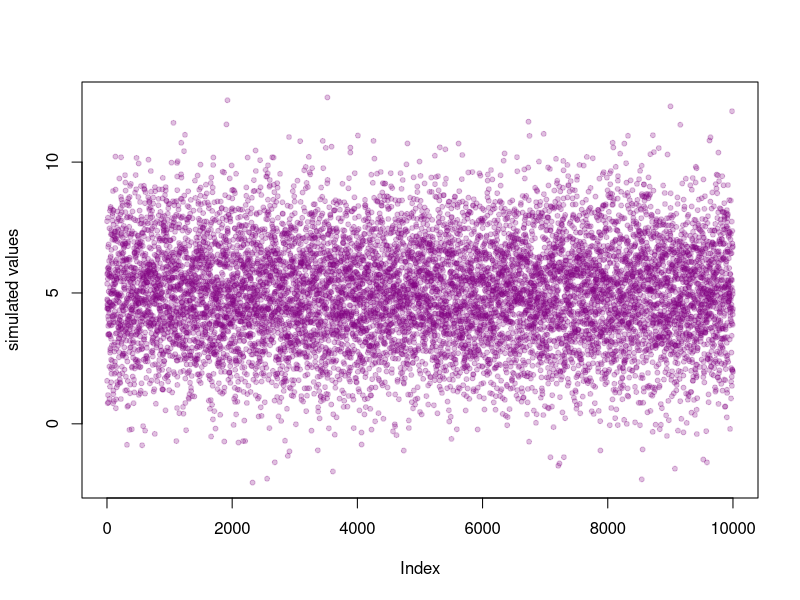
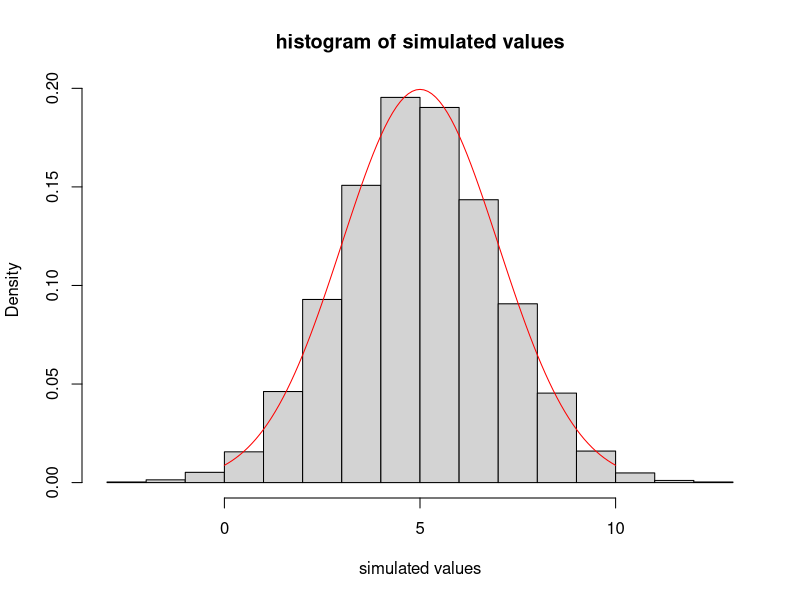
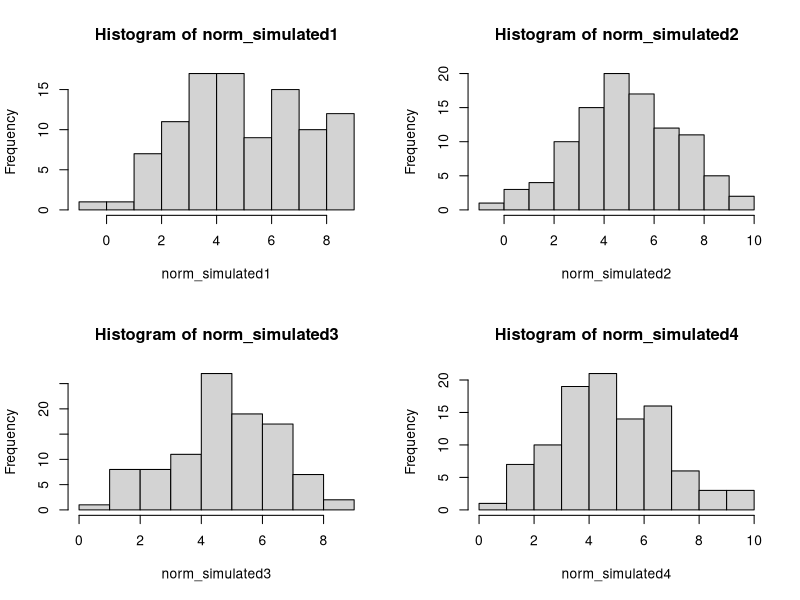
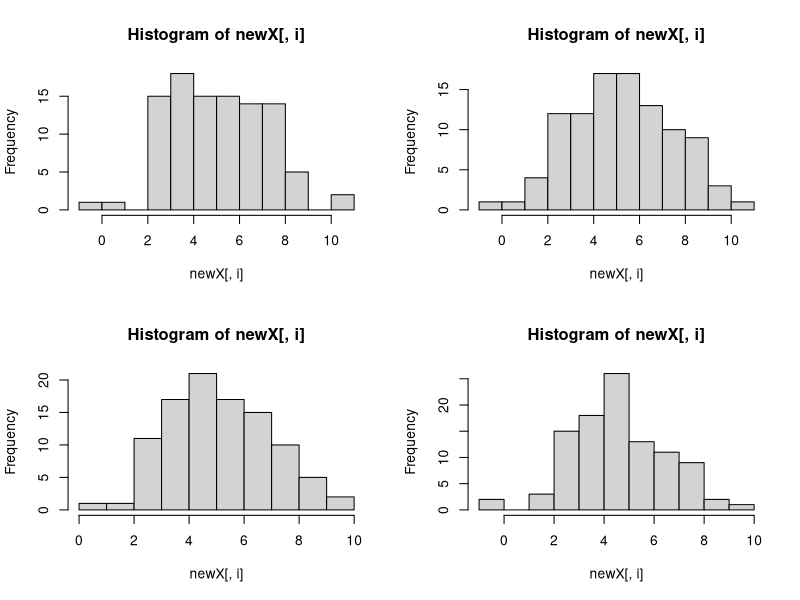
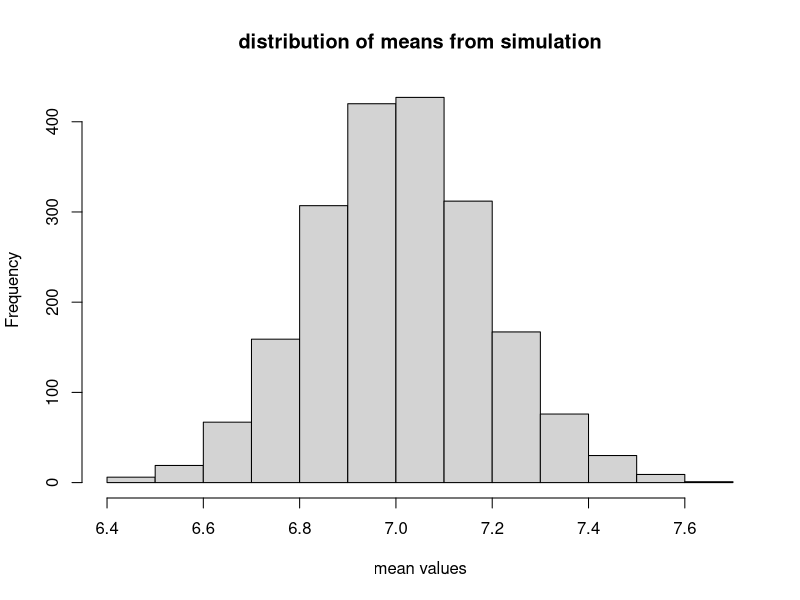
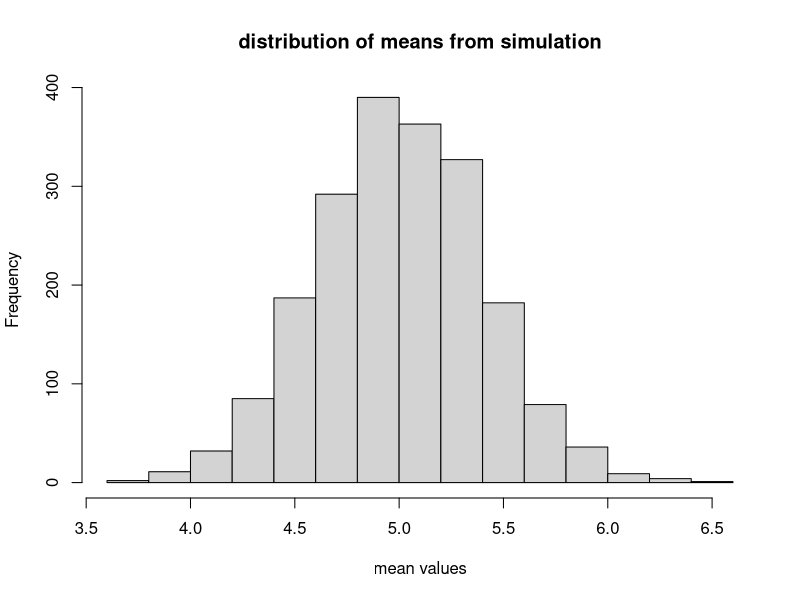
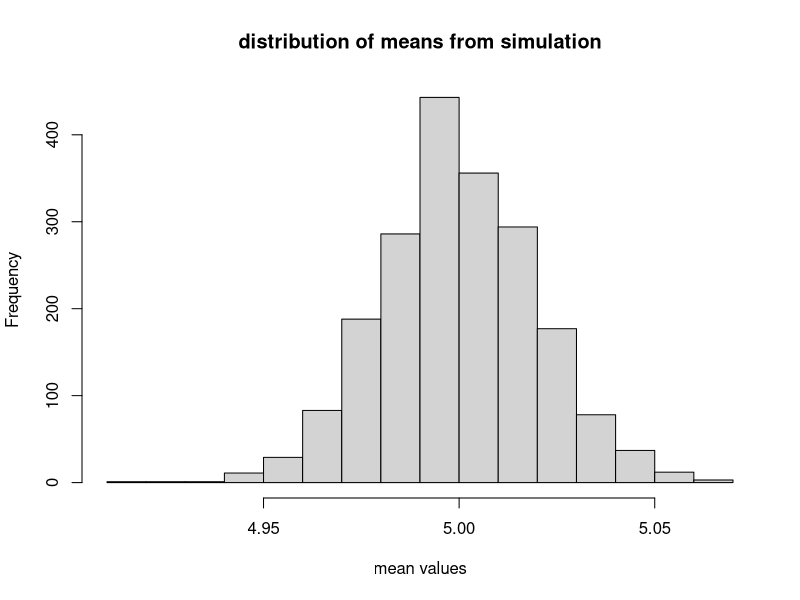
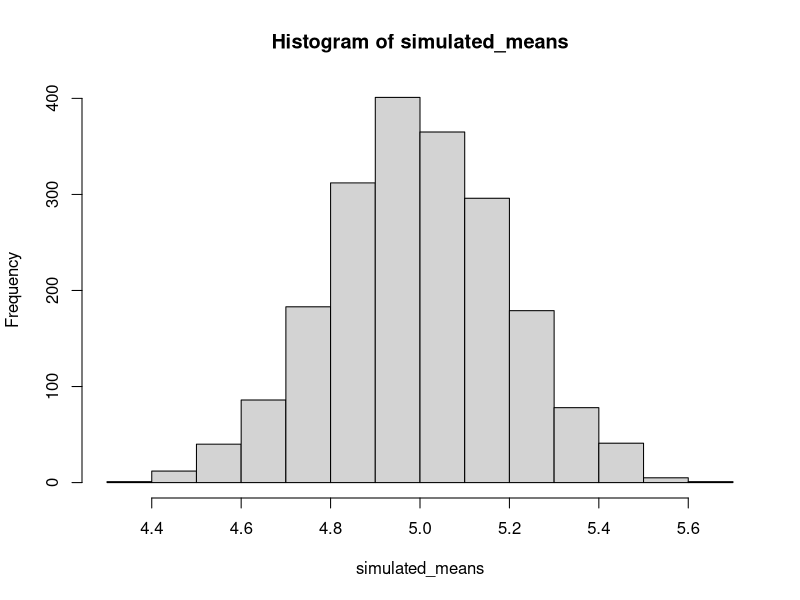

Source code (R) for these figures, in order:
## ---- chunk 1
knitr::opts_chunk$set(echo = TRUE)
## ---- chunk 2
norm_simulated <- rnorm(n = 10000, mean  = 5, sd = 2)

par(mfrow=c(1,1))

plot(norm_simulated, 
     pch = 20, col = rgb(0.5,0,0.5,0.25),
     ylab = "simulated values")

hist(norm_simulated, 
     freq = F,
     xlab = "simulated values",
     main = "histogram of simulated values")

curve(dnorm(x, mean = 5, sd = 2), from = 0, to = 10, 
      add = T, col = "red")
## ---- chunk 3
mean(norm_simulated)
sd(norm_simulated)
## ---- chunk 4
norm_simulated1 <- rnorm(n = 100, mean  = 5, sd = 2)
norm_simulated2 <- rnorm(n = 100, mean  = 5, sd = 2)
norm_simulated3 <- rnorm(n = 100, mean  = 5, sd = 2)
norm_simulated4 <- rnorm(n = 100, mean  = 5, sd = 2)

par(mfrow = c(2,2))
hist(norm_simulated1)
hist(norm_simulated2)
hist(norm_simulated3)
hist(norm_simulated4)
par(mfrow = c(1,1))

mean(norm_simulated1)
mean(norm_simulated2)
mean(norm_simulated3)
mean(norm_simulated4)
## ---- chunk 5
norm_sim_all_2 <- replicate(n = 4, 
                            rnorm(n = 100, mean = 5, sd = 2)) 

par(mfrow = c(2,2))

apply(X = norm_sim_all_2, MARGIN = 2, FUN = hist)
apply(X = norm_sim_all_2, MARGIN = 2, FUN = mean)
apply(X = norm_sim_all_2, MARGIN = 2, FUN = sd)

par(mfrow=c(1,1))

## ---- chunk 6
norm_sim_all_3 <- replicate(n=2000, 
                            rnorm(n = 100, mean = 7, sd = 1.8)) 
## ---- chunk 7
hist(apply(X = norm_sim_all_3, MARGIN = 2, FUN = mean),
     main = "distribution of means from simulation",
     xlab = "mean values")


# standard deviation among sampled means (the standard error of the mean)
sd(apply(X = norm_sim_all_3, MARGIN = 2, FUN = mean))
## ---- chunk 8
norm_sim_all_4 <- replicate(n = 2000, 
                            rnorm(n = 25, mean = 5,sd = 2))

# standard deviation among sampled means (the standard error of the mean)
sd(apply(norm_sim_all_4,2, mean))

hist(apply(norm_sim_all_4,2,mean),
     main = "distribution of means from simulation",
     xlab = "mean values")
## ---- chunk 9
norm_sim_all_5 <- replicate(n = 2000,
                            rnorm(10000, 5, 2))


sd(apply(norm_sim_all_5, 2, mean))

hist(apply(norm_sim_all_5, 2, mean),
     main = "distribution of means from simulation",
     xlab = "mean values")
## ---- chunk 10

sd(apply(norm_sim_all_4, 2, mean)) # n=25

sd(apply(norm_sim_all_2, 2, mean)) # n=100

sd(apply(norm_sim_all_5, 2, mean)) # n=10000
## ---- chunk 11
N <- 2000
## ---- chunk 12
simulated_means <- rep(NA, N) # Create an empty vector of length N

head(simulated_means)  # Filled with "missing data" until we fill it
## ---- chunk 13
for (i in 1:N) {
	sim_data <- rnorm(n = 100, mean  = 5, sd = 2)
	simulated_means[i] <- mean(sim_data)
	rm(sim_data) # While this gets over-written each iteration of the loop, 
	   #we want to remove it after the last iteration.
}
## ---- chunk 14
hist(simulated_means)
sd(simulated_means)
## ---- chunk 15
a = 5
b = 0.7
x <- seq(2, 20) # our predictor variable
y_fixed <- a + b*x  # deterministic part of our model

par(mfrow = c(1, 1))
plot(y_fixed ~ x, pch = 20, cex = 1.5, col = "red")  # The deterministic relationship.
## ---- chunk 16
y_sim_1 <- rnorm(length(x), mean = y_fixed, sd = 2.5) 
## ---- chunk 17
par(mfrow = c(1, 1))
plot(y_sim_1 ~ x, pch = 20, cex = 1.5, col = "red")
abline(a = 5, b = 0.7, lwd = 2) # Expected relationship based on the "known" parameters we used.
## ---- chunk 18
y_sim_1_lm <- lm(y_sim_1 ~ x)

 # notice parameter estimates and RSE!

coef(y_sim_1_lm)
confint(y_sim_1_lm) # does it include our expected (known) parameter values?
## ---- chunk 19
plot(y_sim_1 ~ x, pch = 20, cex = 1.5, col = "red")

abline(a = 5, b = 0.7, lwd = 2) 
abline(reg=y_sim_1_lm, lty = 2, col = "purple", lwd = 2) # estimated values based on simulated data.
## ---- chunk 20
y_sim_2 <- rnorm(length(x), mean = y_fixed, sd = 2.5) 
y_sim_2_lm <- lm(y_sim_2 ~ x)

y_sim_3 <- rnorm(length(x), mean = y_fixed, sd = 2.5) 
y_sim_3_lm <- lm(y_sim_3 ~ x)


plot(y_sim_1 ~ x, 
     col = "red", type = "n",
     ylab = "y (simulated)")

abline(a = 5, b = 0.7, lwd = 2)
abline(reg = y_sim_1_lm, lty = 2, col = "purple", lwd = 2)
abline(reg = y_sim_2_lm, lty = 2, col = "purple", lwd = 2)
abline(reg = y_sim_3_lm, lty = 2, col = "purple", lwd = 2)
